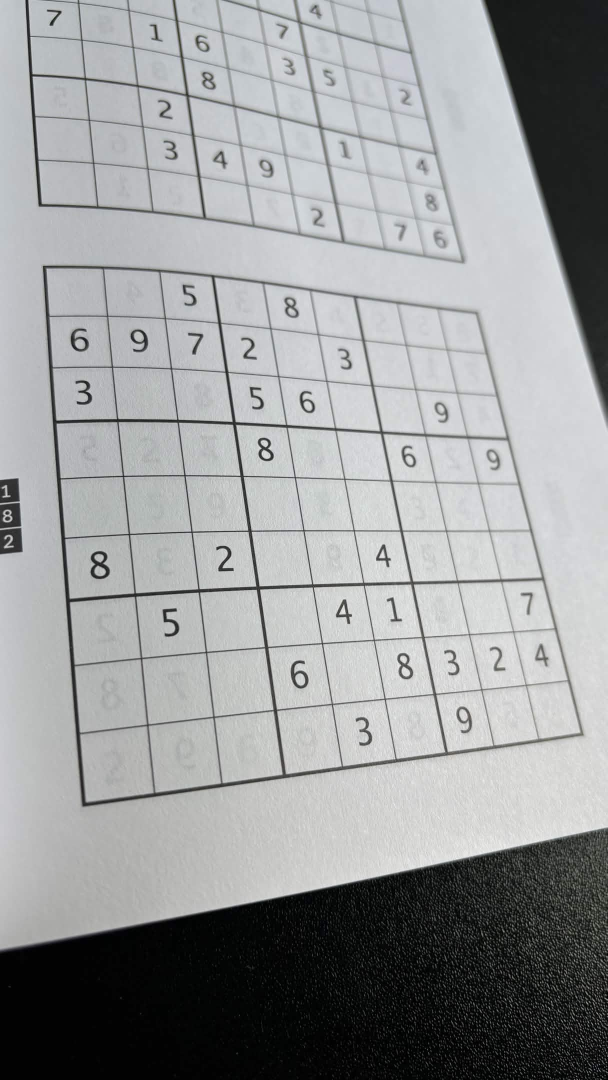
#> input picture test_imgs/angled.jpg, 1215 x 2160 px (shown at 1/2 size)
$ python -i digit_recognizer.py   (imports and definitions only)
#> lines starting #> are read from the running program, lines starting #| are printed output that depends on the picture; after the words box and inside, x2 and y2 are one past the last pixel; in counts of white or black regions, pixels touching at a corner belong together
from dataclasses import dataclass
from pathlib import Path

import cv2
import numpy as np

try:
    from PIL import Image, ImageDraw, ImageFont
except ImportError:
    Image = None
    ImageDraw = None
    ImageFont = None


SCORE_SIZE = 24
TEMPLATE_RENDER_SIZE = 96
PREFERRED_FONTS = (
    "arial.ttf", "arialbd.ttf", "calibri.ttf", "calibrib.ttf", "cambria.ttc",
    "cambriab.ttf", "Candara.ttf", "Candarab.ttf", "consola.ttf", "consolab.ttf",
    "constan.ttf", "constanb.ttf", "corbel.ttf", "corbelb.ttf", "georgia.ttf",
    "georgiab.ttf", "segoeui.ttf", "segoeuib.ttf", "tahoma.ttf", "tahomabd.ttf",
    "times.ttf", "timesbd.ttf", "trebuc.ttf", "trebucbd.ttf", "verdana.ttf",
    "verdanab.ttf",
)
PIL_FONT_SIZES = (42, 48, 54, 60)
OPENCV_FONTS = (
    cv2.FONT_HERSHEY_SIMPLEX,
    cv2.FONT_HERSHEY_DUPLEX,
    cv2.FONT_HERSHEY_TRIPLEX,
    cv2.FONT_HERSHEY_COMPLEX,
)
OPENCV_FONT_SCALES = (1.4, 1.8, 2.2)
OPENCV_THICKNESSES = (2, 3, 4)


@dataclass(frozen=True, slots=True)
class ComponentGeometry:
    x: int
    y: int
    width: int
    height: int
    area: int
    fill_ratio: float
    center_dist: float
    touches_border: bool


@dataclass(frozen=True, slots=True)
class MatchFeatures:
    small_mask: np.ndarray
    binary_mask: np.ndarray
    contour: np.ndarray | None


class DigitRecognizer:
    _template_cache = {}
    crop_ratio = 0.12
    fallback_crop_ratios = (0.12, 0.08, 0.05)
    min_component_area = 35
    min_component_darkness = 95.0
    min_blackhat_response = 20.0
    max_match_score = 0.10
    min_score_gap = 0.04
    fallback_min_component_area = 20
    fallback_min_component_darkness = 180.0
    fallback_border_darkness_bonus = 20.0
    fallback_max_match_score = 0.0
    fallback_min_score_gap = 0.02
    _blackhat_kernel = cv2.getStructuringElement(cv2.MORPH_RECT, (9, 9))
    _open_kernel = np.ones((2, 2), dtype=np.uint8)

    def __init__(self, template_size=32):
        self.template_size = template_size
        self.template_features = self._load_template_cache()

    def _load_template_cache(self):
        cache_key = (type(self), self.template_size)
        cached = self._template_cache.get(cache_key)
        if cached is None:
            cached = self._build_template_features()
            self._template_cache[cache_key] = cached

        return cached

    def _load_gray(self, image_or_path):
#> called with image_or_path = '../test_imgs/angled.jpg'
        if isinstance(image_or_path, (str, Path)):
            image = cv2.imread(str(image_or_path), cv2.IMREAD_GRAYSCALE)
#> image: shape (2160, 1215); min 0, max 251, mean 154.8
            if image is None:
                raise FileNotFoundError(f"Could not read image: {image_or_path}")
            return image

        if image_or_path.ndim == 3:
            return cv2.cvtColor(image_or_path, cv2.COLOR_BGR2GRAY)

        return image_or_path

    def _crop_inner(self, gray, crop_ratio=None):
        if crop_ratio is None:
            crop_ratio = self.crop_ratio

        height, width = gray.shape
        margin_x = max(2, int(width * crop_ratio))
        margin_y = max(2, int(height * crop_ratio))

        cropped = gray[margin_y : height - margin_y, margin_x : width - margin_x]
        if cropped.size == 0:
            return gray

        return cropped

    def _normalize_mask(self, mask):
        points = cv2.findNonZero(mask)
        if points is None:
            return None

        x, y, width, height = cv2.boundingRect(points)
        crop = mask[y : y + height, x : x + width]

        side = max(width, height) + 8
        canvas = np.zeros((side, side), dtype=np.uint8)
        y_offset = (side - height) // 2
        x_offset = (side - width) // 2
        canvas[y_offset : y_offset + height, x_offset : x_offset + width] = crop

        return cv2.resize(canvas, (self.template_size, self.template_size), interpolation=cv2.INTER_AREA)

    def _prepare_match_features(self, mask):
        small_mask = cv2.resize(mask, (SCORE_SIZE, SCORE_SIZE), interpolation=cv2.INTER_AREA)
        binary_mask = small_mask > 0
        contours, _ = cv2.findContours(small_mask.copy(), cv2.RETR_EXTERNAL, cv2.CHAIN_APPROX_SIMPLE)
        contour = max(contours, key=cv2.contourArea) if contours else None
        return MatchFeatures(small_mask=small_mask, binary_mask=binary_mask, contour=contour)

    def _rank_digit_scores(self, prepared):
        candidate_features = self._prepare_match_features(prepared)
        digit_scores = {
            digit: min(self._score(candidate_features, template) for template in templates)
            for digit, templates in self.template_features.items()
        }
        ranked = sorted(digit_scores.items(), key=lambda item: item[1])
        return digit_scores, ranked

    def _next_ranked_score(self, ranked, excluded_digits):
        return next(score for digit, score in ranked if digit not in excluded_digits)

    def _classify_prepared_mask(self, prepared):
        digit_scores, ranked = self._rank_digit_scores(prepared)

        if self._count_holes(prepared) >= 2:
            best_digit = 8
            best_score = digit_scores[8]
            second_score = self._next_ranked_score(ranked, {8})
        else:
            best_digit, best_score = ranked[0]
            second_score = self._next_ranked_score(ranked, {best_digit})

        if best_digit == 2:
            seven_score = digit_scores[7]
            if self._bottom_band_ratio(prepared) < 0.09 and (seven_score - best_score) < 0.75:
                best_digit = 7
                best_score = seven_score
                second_score = self._next_ranked_score(ranked, {7, 2})

        return best_digit, best_score, second_score

    def _is_confident_primary_match(self, best_score, second_score):
        return best_score <= self.max_match_score and (second_score - best_score) >= self.min_score_gap

    def _is_confident_fallback_match(self, best_score, second_score, meta):
        if (
            best_score > self.fallback_max_match_score
            or (second_score - best_score) < self.fallback_min_score_gap
            or meta["darkness"] < self.fallback_min_component_darkness
        ):
            return False

        if meta["touches_border"]:
            return meta["darkness"] >= (
                self.fallback_min_component_darkness + self.fallback_border_darkness_bonus
            )

        return True

    def _component_geometry(self, stats_row, roi_height, roi_width):
        x, y, width, height, area = (int(value) for value in stats_row)
        return ComponentGeometry(
            x=x,
            y=y,
            width=width,
            height=height,
            area=area,
            fill_ratio=area / float(max(width * height, 1)),
            center_dist=(
                abs((x + width / 2.0) - roi_width / 2.0) / float(max(roi_width, 1))
                + abs((y + height / 2.0) - roi_height / 2.0) / float(max(roi_height, 1))
            ),
            touches_border=(
                x <= 1
                or y <= 1
                or (x + width) >= roi_width - 1
                or (y + height) >= roi_height - 1
            ),
        )

    def _passes_component_bounds(
        self,
        geometry,
        *,
        min_area,
        min_height,
        max_width,
        max_height,
        fill_min,
        fill_max,
    ):
        return (
            geometry.area >= min_area
            and geometry.width >= 3
            and geometry.height >= min_height
            and geometry.width <= max_width
            and geometry.height <= max_height
            and fill_min <= geometry.fill_ratio <= fill_max
        )

    def _select_best_component(self, labels, stats, roi_shape, evaluate_component):
        roi_height, roi_width = roi_shape
        best_mask = None
        best_meta = None
        best_score = float("-inf")

        for label in range(1, len(stats)):
            geometry = self._component_geometry(stats[label], roi_height, roi_width)
            score, meta = evaluate_component(label, geometry)
            if score is None:
                continue

            if score > best_score:
                mask = np.zeros(roi_shape, dtype=np.uint8)
                mask[labels == label] = 255
                best_mask = mask
                best_meta = meta
                best_score = score

        return best_mask, best_meta, best_score

    def _extract_digit_mask(self, gray, crop_ratio=None):
        roi = self._crop_inner(gray, crop_ratio=crop_ratio)
        roi_height, roi_width = roi.shape
        min_height = int(roi_height * 0.25)
        max_width = int(roi_width * 0.85)
        max_height = int(roi_height * 0.95)

        blur = cv2.GaussianBlur(roi, (3, 3), 0)
        blackhat = cv2.morphologyEx(blur, cv2.MORPH_BLACKHAT, self._blackhat_kernel)

        _, binary = cv2.threshold(blackhat, 0, 255, cv2.THRESH_BINARY + cv2.THRESH_OTSU)
        binary = cv2.morphologyEx(binary, cv2.MORPH_OPEN, self._open_kernel)

        _, labels, stats, _ = cv2.connectedComponentsWithStats(binary, connectivity=8)

        def evaluate_component(label, geometry):
            if not self._passes_component_bounds(
                geometry,
                min_area=self.min_component_area,
                min_height=min_height,
                max_width=max_width,
                max_height=max_height,
                fill_min=0.12,
                fill_max=0.82,
            ):
                return None, None

            component = labels == label
            darkness = 255.0 - float(np.mean(roi[component]))
            response = float(np.mean(blackhat[component]))
            border_penalty = 18.0 if geometry.touches_border and (
                geometry.width <= 5 or geometry.height >= roi_height - 2
            ) else 0.0
            score = response * 6.0 + darkness + geometry.area * 0.05 - border_penalty
            return score, {"darkness": darkness, "response": response}

        best_mask, best_meta, _ = self._select_best_component(labels, stats, roi.shape, evaluate_component)
        if best_mask is None:
            return None

        if best_meta["darkness"] < self.min_component_darkness or best_meta["response"] < self.min_blackhat_response:
            return None

        return self._normalize_mask(best_mask)

    def _extract_threshold_mask(self, gray, crop_ratio):
        roi = self._crop_inner(gray, crop_ratio=crop_ratio)
        roi_height, roi_width = roi.shape
        min_height = max(6, int(roi_height * 0.18))
        max_width = int(roi_width * 0.82)
        max_height = int(roi_height * 0.92)

        normalized = cv2.normalize(roi, None, 0, 255, cv2.NORM_MINMAX)
        _, binary = cv2.threshold(normalized, 0, 255, cv2.THRESH_BINARY_INV + cv2.THRESH_OTSU)

        _, labels, stats, _ = cv2.connectedComponentsWithStats(binary, connectivity=8)

        def evaluate_component(label, geometry):
            if not self._passes_component_bounds(
                geometry,
                min_area=self.fallback_min_component_area,
                min_height=min_height,
                max_width=max_width,
                max_height=max_height,
                fill_min=0.05,
                fill_max=0.85,
            ):
                return None, None

            component = labels == label
            darkness = 255.0 - float(np.mean(normalized[component]))
            score = darkness + geometry.area * 0.03 - geometry.center_dist * 45.0 - (
                15.0 if geometry.touches_border else 0.0
            )
            return score, {
                "crop_ratio": crop_ratio,
                "darkness": darkness,
                "touches_border": geometry.touches_border,
            }

        best_mask, best_meta, _ = self._select_best_component(labels, stats, roi.shape, evaluate_component)
        if best_mask is None:
            return None, None

        normalized_mask = self._normalize_mask(best_mask)
        if normalized_mask is None:
            return None, None

        return normalized_mask, best_meta

    def _fallback_digit_match(self, gray):
        best_result = None

        for crop_ratio in self.fallback_crop_ratios:
            prepared, meta = self._extract_threshold_mask(gray, crop_ratio)
            if prepared is None:
                continue

            best_digit, best_score, second_score = self._classify_prepared_mask(prepared)
            if not self._is_confident_fallback_match(best_score, second_score, meta):
                continue

            candidate = (best_digit, best_score, meta["touches_border"], -meta["darkness"])
            if best_result is None or candidate[1:] < best_result[1:]:
                best_result = candidate
#> this loop made 3 passes
#> pass 1, in _crop_inner (call 326), `cropped = gray[margin_y : height - margin_y, margin_x : width - margin..`:
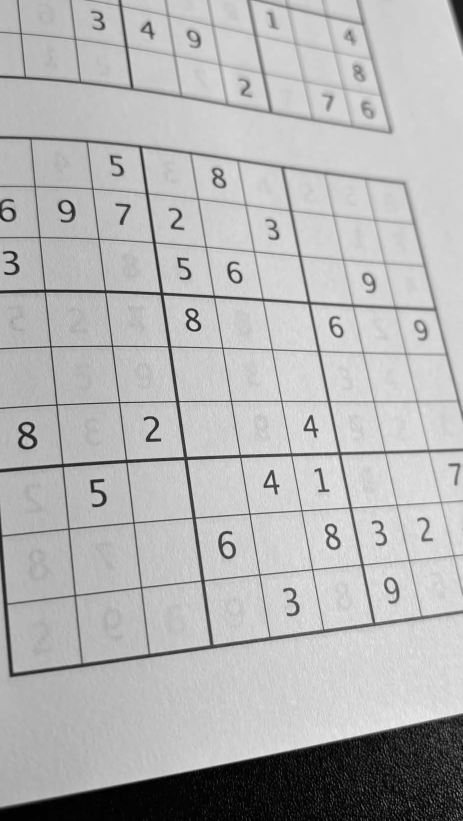
#> cropped: shape (1642, 925) (shown at 1/2 size); min 0, max 251, mean 179.8
#> pass 1, in _extract_threshold_mask, `_, binary = cv2.threshold(normalized, 0, 255, cv2.THRESH_BINARY_INV + ..`:
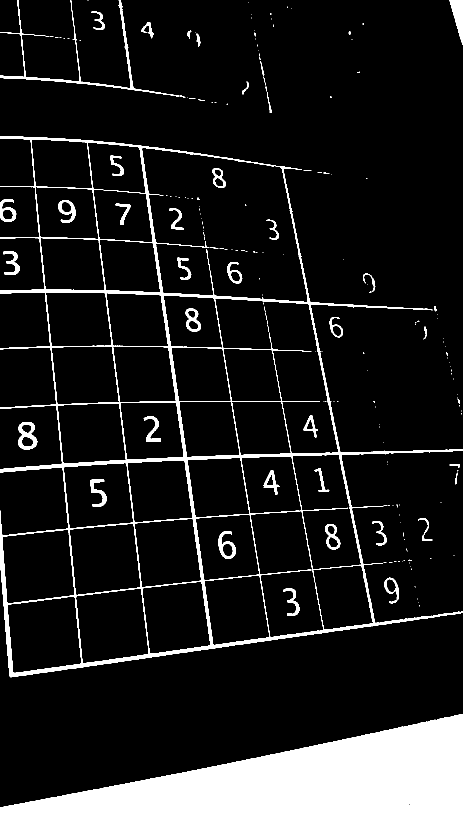
#> binary: shape (1642, 925) (shown at 1/2 size); 11.2% white; 187 white regions (141 under 20 px), largest, box (x1, y1, x2, y2) and area: (0, 1428, 925, 1642) 109116, (0, 273, 925, 1355) 43335, (0, 0, 359, 193) 2863
#> pass 1, in _extract_threshold_mask, `_, labels, stats, _ = cv2.connectedComponentsWithStats(binary, connect..`:
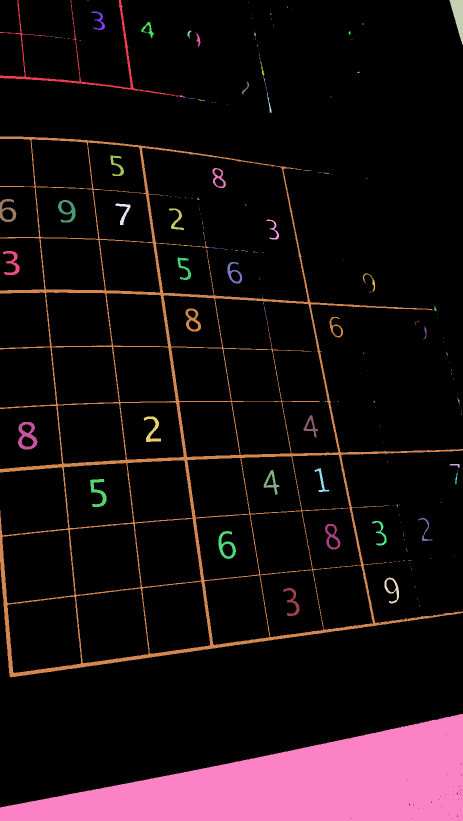
#> labels: shape (1642, 925) int32 (shown at 1/2 size); 188 distinct labels, from 0 to 187; one colour per label, 0 black
#> after the loop:
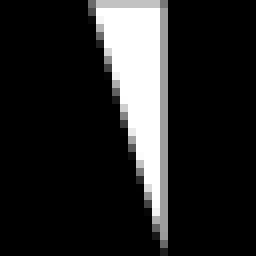
#> prepared: shape (32, 32) (shown 8 times larger); min 0, max 255, mean 36.7

        if best_result is None:
            return None

        return best_result[0], best_result[1]

    def _count_holes(self, mask):
        contours, hierarchy = cv2.findContours(mask.copy(), cv2.RETR_CCOMP, cv2.CHAIN_APPROX_SIMPLE)
        if hierarchy is None:
            return 0

        mask_area = max(cv2.countNonZero(mask), 1)
        min_hole_area = max(6.0, mask_area * 0.04)

        hole_count = 0
        for index, contour_info in enumerate(hierarchy[0]):
            if contour_info[3] == -1:
                continue

            if cv2.contourArea(contours[index]) >= min_hole_area:
                hole_count += 1

        return hole_count

    # [7 lines left out: function _bottom_band_ratio, not called in this run]

    def _score(self, candidate_features, template_features):
        overlap = np.logical_and(candidate_features.binary_mask, template_features.binary_mask).sum()
        union = np.logical_or(candidate_features.binary_mask, template_features.binary_mask).sum()
        iou = overlap / union if union else 0.0

        shape_score = 10.0
        if candidate_features.contour is not None and template_features.contour is not None:
            shape_score = cv2.matchShapes(
                candidate_features.contour,
                template_features.contour,
                cv2.CONTOURS_MATCH_I1,
                0.0,
            )

        pixel_score = cv2.norm(candidate_features.small_mask, template_features.small_mask, cv2.NORM_L1)
        pixel_score /= SCORE_SIZE * SCORE_SIZE * 255.0
        return float(shape_score + 0.55 * pixel_score - 0.95 * iou)

    def _render_opencv_digit(self, digit, font_face, font_scale, thickness):
        canvas = np.full((TEMPLATE_RENDER_SIZE, TEMPLATE_RENDER_SIZE), 255, dtype=np.uint8)
        text = str(digit)
        text_size, _ = cv2.getTextSize(text, font_face, font_scale, thickness)
        x = (canvas.shape[1] - text_size[0]) // 2
        y = (canvas.shape[0] + text_size[1]) // 2
        cv2.putText(canvas, text, (x, y), font_face, font_scale, 0, thickness, cv2.LINE_AA)
        return self._extract_digit_mask(canvas, crop_ratio=0.05)

    def _font_paths(self):
        font_dir = Path(r"C:\Windows\Fonts")
        return [font_dir / name for name in PREFERRED_FONTS if (font_dir / name).exists()]

    # [12 lines left out: function _render_pil_digit, not called in this run]

    def _append_template(self, templates, digit, template):
        if template is not None:
            templates[digit].append(self._prepare_match_features(template))

    def _build_template_features(self):
        templates = {digit: [] for digit in range(1, 10)}

        if Image is not None and ImageDraw is not None and ImageFont is not None:
            for font_path in self._font_paths():
                for digit in range(1, 10):
                    for font_size in PIL_FONT_SIZES:
                        try:
                            template = self._render_pil_digit(digit, font_path, font_size)
                        except OSError:
                            continue

                        self._append_template(templates, digit, template)

        if all(templates.values()):
            return templates

        for digit in range(1, 10):
            if templates[digit]:
                continue

            for font_face in OPENCV_FONTS:
                for font_scale in OPENCV_FONT_SCALES:
                    for thickness in OPENCV_THICKNESSES:
                        template = self._render_opencv_digit(digit, font_face, font_scale, thickness)
                        self._append_template(templates, digit, template)

        return templates

    def recognize_digit(self, image_or_path):
        gray = self._load_gray(image_or_path)
        prepared = self._extract_digit_mask(gray)
        if prepared is not None:
            best_digit, best_score, second_score = self._classify_prepared_mask(prepared)
            if self._is_confident_primary_match(best_score, second_score):
                return best_digit, best_score
        else:
            best_score = 0.0

        fallback = self._fallback_digit_match(gray)
        if fallback is not None:
            return fallback

        if prepared is None:
            return 0, 0.0

        return 0, best_score

    # [12 lines left out: function recognize_grid, not called in this run]

>>> result = DigitRecognizer().recognize_digit('../test_imgs/angled.jpg')

$ run again, on test_imgs/flat.jpg
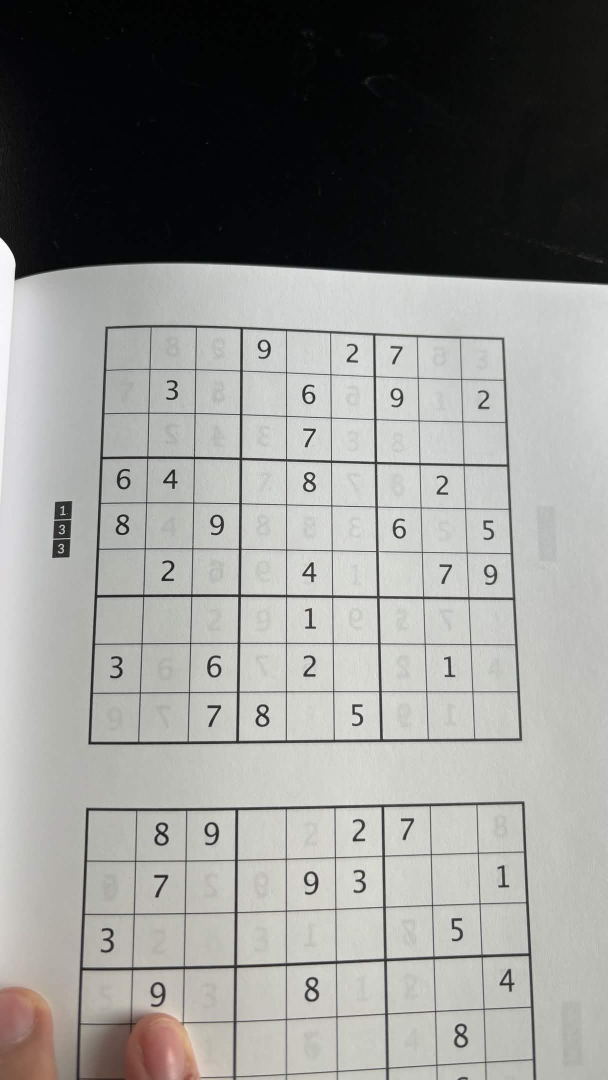
#> input picture test_imgs/flat.jpg, 1215 x 2160 px (shown at 1/2 size)
#> the loop in _fallback_digit_match, `for crop_ratio in self.fallback_crop_ratios:` made 3 passes
#> pass 1, in _extract_threshold_mask, `_, labels, stats, _ = cv2.connectedComponentsWithStats(binary, connect..`:
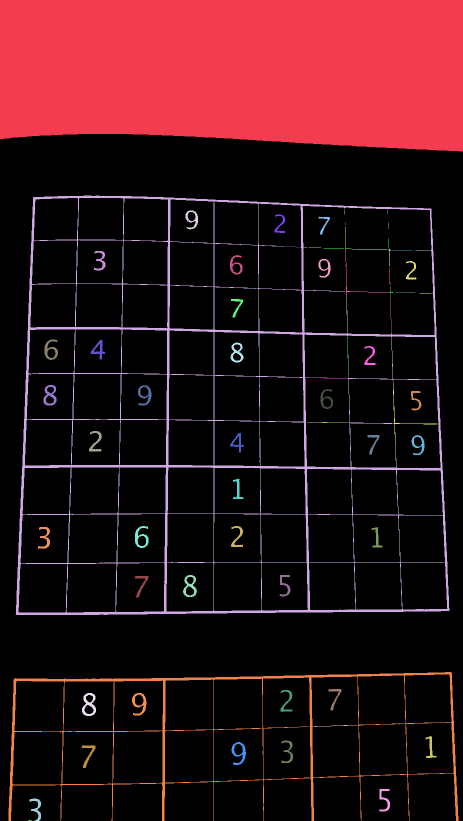
#> labels: shape (1642, 925) int32 (shown at 1/2 size); 75 distinct labels, from 0 to 74; one colour per label, 0 black
#> after the loop in _fallback_digit_match, `for crop_ratio in self.fallback_crop_ratios:`:
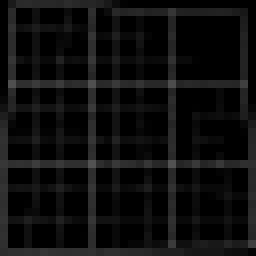
#> prepared: shape (32, 32) (shown 8 times larger); min 0, max 82, mean 13.8
